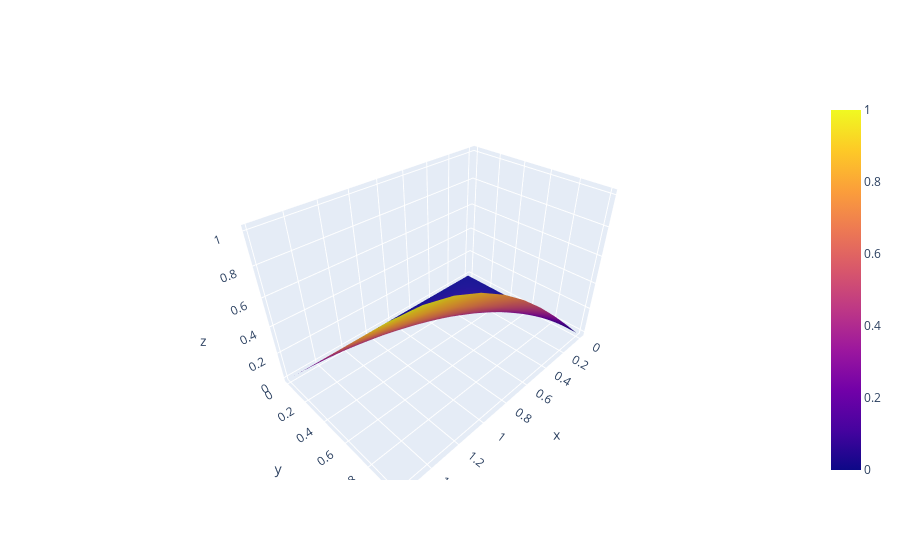

Notebook code cell kept with this figure:
### Markdown cell above
Моя поверхность

### Code cell
fig = go.Figure(data=[go.Surface(z=UU3, x=X3, y=Y3)])
fig.show()
